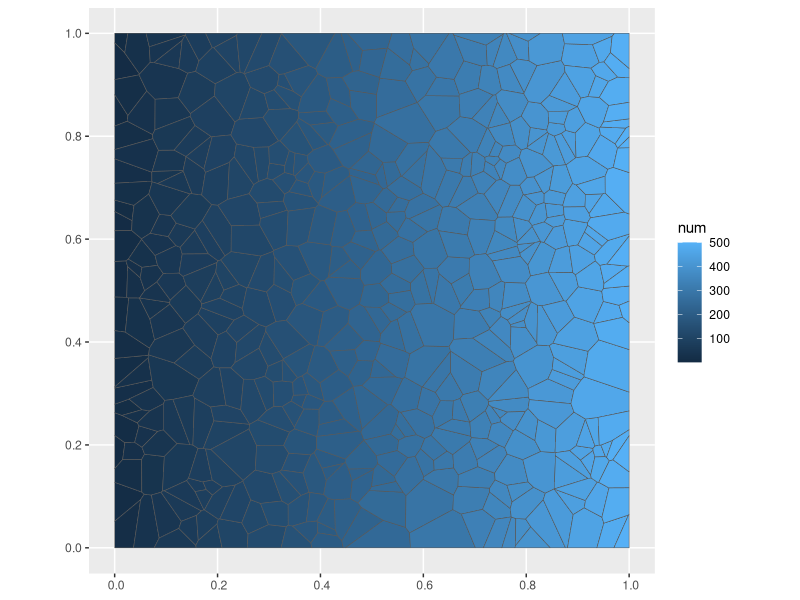

Recreate this plot in R. (Note: this script raises an error after producing the figure.)
set.seed("123780")
library(ggplot2)
library(sf)
library(sp)
library(tidyverse)

# Create a square boundary
square_bound = matrix(c(0,0,1,0,1,1,0,1,0,0),
                      ncol = 2, byrow = T) %>%
  list() %>% st_polygon()

num = c(1:500)
#Creating space for data
number_polys <- 500
voronoi_polys = st_sample(square_bound, number_polys) %>%
  do.call(c, .) %>% st_voronoi() %>%
  st_collection_extract() %>% st_intersection(square_bound) %>% st_sf() %>% 
  mutate(center = st_coordinates(st_centroid(geometry)))

voronoi_polys = voronoi_polys[order(voronoi_polys$center[,1]),1]


ggplot(voronoi_polys)+
  geom_sf(aes(fill = num))

#Generating data 

#each bedroom will increase rent by anywhere from 300 to 600
beta_bedrooms = seq(300,600,length.out = number_polys)
beta_bathrooms = seq(100,200,length.out = number_polys)
beta_square_footage = seq(0.5,1,length.out = number_polys)
beta_population = seq(0.005,0.01,length.out = number_polys)

voronoi_polys = voronoi_polys %>% 
  mutate(bedrooms = beta_bedrooms,
         bathrooms =  beta_bathrooms,
         square_footage = beta_square_footage,
         population = beta_population)

#Plot the Data
ggplot(voronoi_polys)+
  geom_sf(aes(fill = price),
          color = scales::alpha("black",alpha = 0.1))+
  scale_fill_gradientn(colours = terrain.colors(8))+
  theme(text = element_text(size = 20), 
        legend.position = "bottom")+
  labs(title = "Price")

#now to generate number of beds and baths and square footage in each area 
bedrooms_i = rpois(number_polys,2)
bathrooms_i = rpois(number_polys,2)
square_feet_i = rnorm(number_polys, mean = 500, sd = 60)
population_i = rbeta(number_polys,0.2,0.9)*1000000

#assume errors are ~N(0,20)
voronoi_polys = voronoi_polys %>% 
  mutate(price = bedrooms*bedrooms_i+bathrooms*bathrooms_i
         +square_footage*square_feet_i + population*population_i
         + rnorm(50,mean = 0,sd = 20),
         bed_val = bedrooms_i,
         bath_val = bathrooms_i,
         footage_val = square_feet_i,
         population_val = population_i)

#Create a random forest model on the spatial data
library(randomForest)
rf_model = randomForest(price ~ bedrooms + bathrooms + square_footage + population,
                        data = voronoi_polys)

#ggPlot the Random Forest Model
ggplot(voronoi_polys)+
  geom_sf(aes(fill = predict(rf_model, voronoi_polys)),
          color = scales::alpha("black",alpha = 0.1))+
  scale_fill_gradientn(colours = terrain.colors(8))+
  theme(text = element_text(size = 20), 
        legend.position = "bottom")+
  labs(title = "Predicted Values for Price by RF")


MSE = rf_model$mse

#Plot the MSE from within the RF model onto the Voronoi Polys
ggplot(voronoi_polys)+
  geom_sf(aes(fill = rf_model$MSE),
          color = scales::alpha("black",alpha = 0.1))+
  scale_fill_viridis_c(limits = c(0, 1000),
                       breaks = c(250, 500, 750))+
  theme(text = element_text(size = 20), 
        legend.position = "bottom")+
  labs(title = "Absolute Prediction Error of Price by RF")
